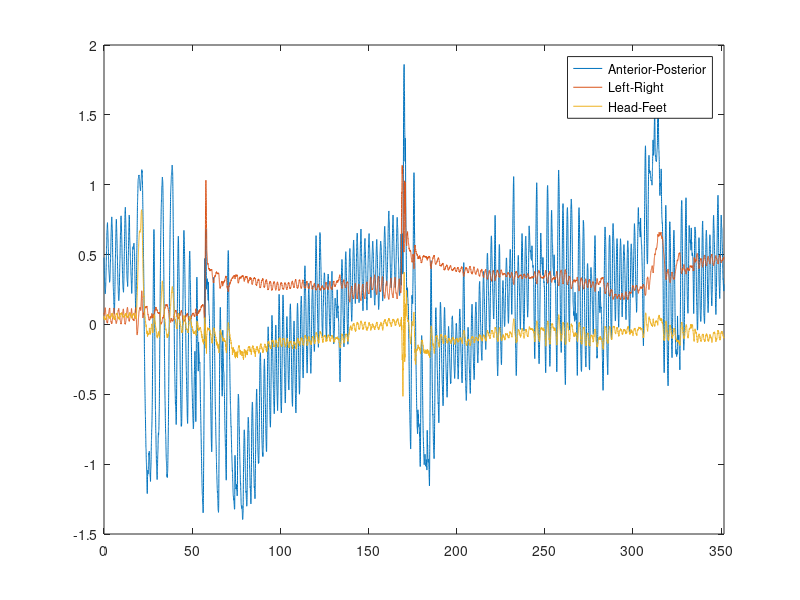
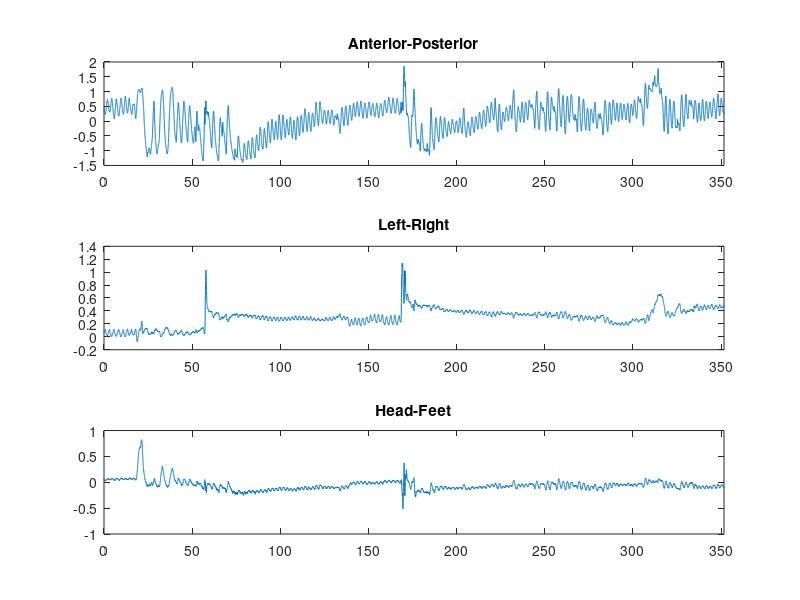

MATLAB code to generate these figures, in order: (Note: this script raises an error after producing the figures.)
clearvars;

[pathVG, ~, ~] = fileparts(pwd);
addpath(fullfile(pathVG, 'gui_VG'));

load('dataRPM')

figure(9), clf
plot(tt, yy)
set(gca, 'XLim', [tt(1, 1), tt(end, 1)])
legend(pos)

figure(10), clf
for n = 1:3
    subplot(3, 1, n);
    plot(tt(:, n), yy(:, n));
    set(gca, 'XLim', [tt(1, 1), tt(end, 1)]);
    title(pos{n});
end

t1 = 185; t2 = 235;
% t1 = 80; t2 = 130;
t = tt(:, 1);

[~, ind(1)] = min(abs(t-t1));
[~, ind(2)] = min(abs(t-t2));


for n = 1
    [wiw] = fun_getAvgB(t', yy(:, n)', ind, 100);
end